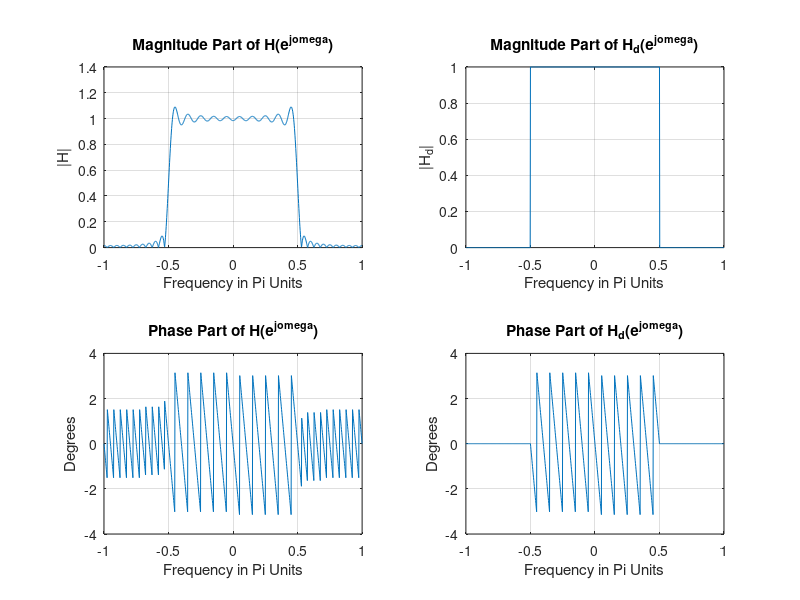

This figure's MATLAB source:
clc; close all; 
n = [0:40]; alpha = 20; wc = 0.5*pi;

fc = wc/(2*pi); 
h = 2*fc*sinc(2*fc*(n-alpha));

K = 500; w = [-K:K]*pi/K; 
H = h*exp(-j*n'*w);
magH = abs(H); phaH = angle(H);

H_d = zeros(1,length(w)); H_d(K/2+1:3*K/2+1) = exp(-j*alpha*w(K/2+1:3*K/2+1));
magH_d = abs(H_d); phaH_d = angle(H_d);

subplot(2,2,1); plot(w/pi,magH); grid
xlabel("Frequency in Pi Units"); title("Magnitude Part of H(e^{j\omega})"); ylabel("|H|")
subplot(2,2,3); plot(w/pi,phaH); grid
xlabel("Frequency in Pi Units"); title("Phase Part of H(e^{j\omega})"); ylabel("Degrees")
subplot(2,2,2); plot(w/pi,magH_d); grid
xlabel("Frequency in Pi Units"); title("Magnitude Part of H_d(e^{j\omega})"); ylabel("|H_d|")
subplot(2,2,4); plot(w/pi,phaH_d); grid
xlabel("Frequency in Pi Units"); title("Phase Part of H_d(e^{j\omega})"); ylabel("Degrees")